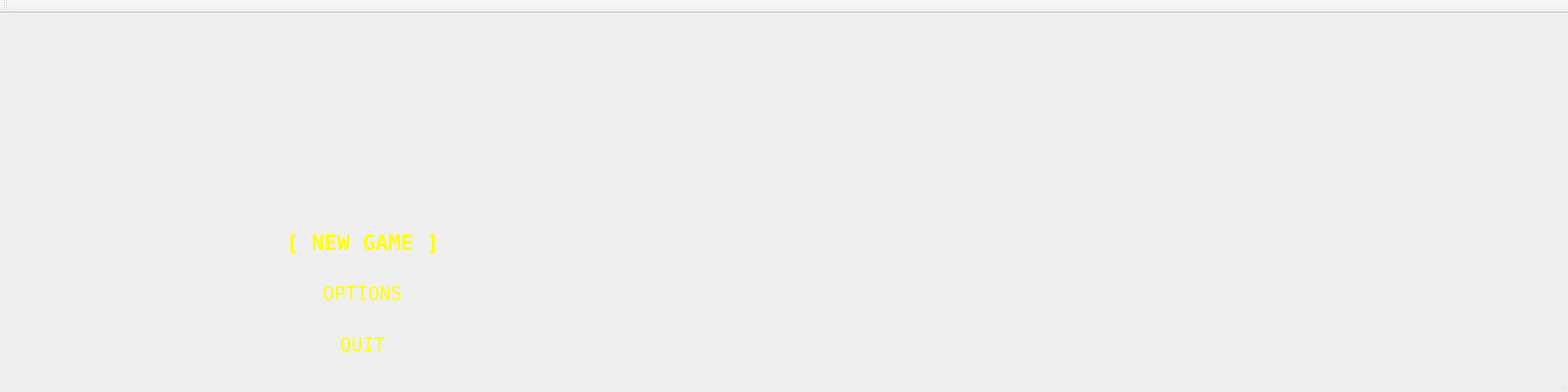
<?xml version="1.0" encoding="UTF-8"?>
<ui version="4.0">
 <class>MainWindow</class>
 <widget class="QMainWindow" name="MainWindow">
  <property name="geometry">
   <rect>
    <x>0</x>
    <y>0</y>
    <width>2000</width>
    <height>500</height>
   </rect>
  </property>
  <property name="sizePolicy">
   <sizepolicy hsizetype="Fixed" vsizetype="Fixed">
    <horstretch>0</horstretch>
    <verstretch>0</verstretch>
   </sizepolicy>
  </property>
  <property name="windowTitle">
   <string>Dungeon v5</string>
  </property>
  <widget class="QWidget" name="centralWidget">
   <widget class="QLabel" name="Logo">
    <property name="geometry">
     <rect>
      <x>260</x>
      <y>30</y>
      <width>400</width>
      <height>200</height>
     </rect>
    </property>
    <property name="text">
     <string/>
    </property>
    <property name="pixmap">
     <pixmap resource="Map.qrc">:/Logo.png</pixmap>
    </property>
    <property name="scaledContents">
     <bool>true</bool>
    </property>
   </widget>
   <widget class="QPushButton" name="pushButton">
    <property name="geometry">
     <rect>
      <x>350</x>
      <y>255</y>
      <width>225</width>
      <height>75</height>
     </rect>
    </property>
    <property name="font">
     <font>
      <family>Terminal</family>
      <pointsize>20</pointsize>
      <weight>75</weight>
      <bold>true</bold>
     </font>
    </property>
    <property name="styleSheet">
     <string notr="true">color: yellow;</string>
    </property>
    <property name="text">
     <string>[ NEW GAME ]</string>
    </property>
    <property name="default">
     <bool>false</bool>
    </property>
    <property name="flat">
     <bool>true</bool>
    </property>
   </widget>
   <widget class="QPushButton" name="pushButton_2">
    <property name="geometry">
     <rect>
      <x>350</x>
      <y>385</y>
      <width>225</width>
      <height>75</height>
     </rect>
    </property>
    <property name="font">
     <font>
      <family>Terminal</family>
      <pointsize>18</pointsize>
     </font>
    </property>
    <property name="styleSheet">
     <string notr="true">color: yellow;</string>
    </property>
    <property name="text">
     <string>QUIT</string>
    </property>
    <property name="flat">
     <bool>true</bool>
    </property>
   </widget>
   <widget class="QPushButton" name="pushButton_3">
    <property name="geometry">
     <rect>
      <x>350</x>
      <y>320</y>
      <width>225</width>
      <height>75</height>
     </rect>
    </property>
    <property name="font">
     <font>
      <family>Terminal</family>
      <pointsize>18</pointsize>
     </font>
    </property>
    <property name="styleSheet">
     <string notr="true">color: yellow;</string>
    </property>
    <property name="text">
     <string>OPTIONS</string>
    </property>
    <property name="flat">
     <bool>true</bool>
    </property>
   </widget>
  </widget>
  <widget class="QMenuBar" name="menuBar">
   <property name="geometry">
    <rect>
     <x>0</x>
     <y>0</y>
     <width>2000</width>
     <height>21</height>
    </rect>
   </property>
  </widget>
  <widget class="QToolBar" name="mainToolBar">
   <attribute name="toolBarArea">
    <enum>TopToolBarArea</enum>
   </attribute>
   <attribute name="toolBarBreak">
    <bool>false</bool>
   </attribute>
  </widget>
  <widget class="QStatusBar" name="statusBar"/>
 </widget>
 <layoutdefault spacing="6" margin="11"/>
 <resources>
  <include location="Map.qrc"/>
 </resources>
 <connections/>
</ui>
